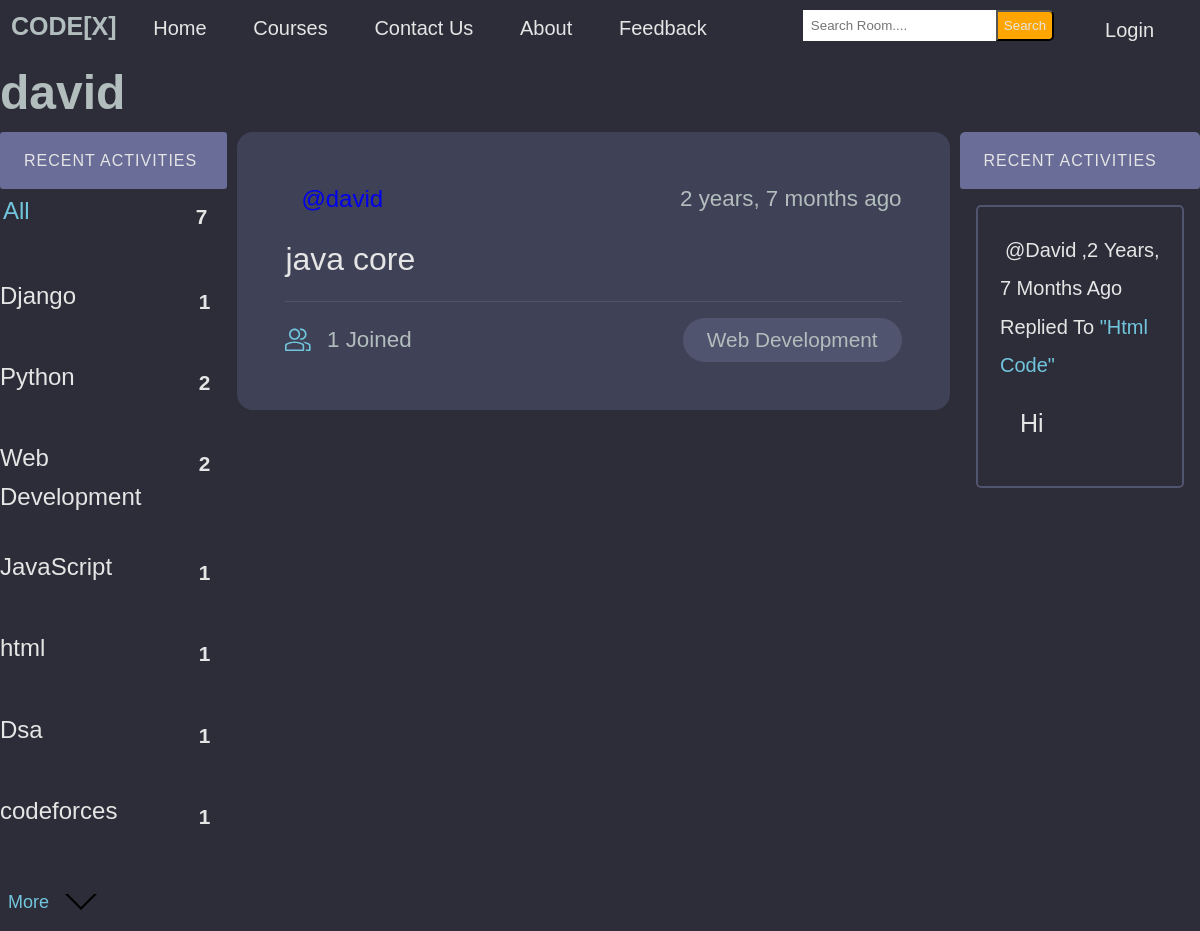
The page /profile/2 on the database its author committed.
### base/models.py (models this page shows, shortened)
class Topic(models.Model):
    name = models.CharField(max_length=200)

class Room(models.Model):
    host =  models.ForeignKey(User, on_delete=models.SET_NULL,null=True)
    topic = models.ForeignKey(Topic, on_delete=models.SET_NULL,null=True)
    name =  models.CharField(max_length= 200)
    description = models.TextField(null= True, blank= True)
    participants= models.ManyToManyField(User, related_name='participants', blank=True)
    updated= models.DateTimeField(auto_now= True)
    created= models.DateTimeField(auto_now_add=True)
    class Meta:
        ordering = ['-updated','-created']
    def __str__(self):
        return self.name

class Message(models.Model):
    user= models.ForeignKey(User, on_delete=models.CASCADE)
    room = models.ForeignKey(Room, on_delete=models.CASCADE)
    body = models.TextField()
    updated= models.DateTimeField(auto_now= True)
    created = models.DateTimeField(auto_now_add=True)
    def __str__(self):
        return self.body[0:50]

### base/views.py (the view)
# urls.py: path('profile/<str:pk>',views.userProfile,name="user-profile"),
def userProfile(request, pk):
    user= User.objects.get(id=pk)
    rooms= user.room_set.all()
    room_message= user.message_set.all()
    topics= Topic.objects.all()
    context= {'user': user, 'rooms': rooms, 'room_message': room_message, 'topics': topics }
    return render(request, 'base/profile.html', context )

### base/templates/base/profile.html (shortened to what this page needs)
{% extends 'main.html' %}
{% block content %}
<h1>{{ user.username }}</h1>
<div class="profile-container">
    <div>
        {% include 'base/topics_component.html' %}
    </div>
    <div>
        {% include 'base/feed_component.html' %}
    </div>
    <div>
        {% include 'base/activity_component.html' %}
    </div>
</div>
{% endblock content %}

### base/templates/base/topics_component.html (shortened to what this page needs)
<div class="topics-container">
    <div class="activities__header">
        <h2> Recent Activities </h2>
    </div>
    <ul class="topics__list">
        <li>
            <a href="{% url 'home' %}" class="active">All<span>{{topics.count}}</span></a>
        </li>
        {% for topic in topics %}
            <li>
                <a href="{% url 'home' %}?q={{topic.name}}">{{topic.name}}<span>{{topic.room_set.all.count}}</span></a>
            </li>
        {% endfor %}
    </ul>
    <a class="btn btn--link" href="{% url 'course' %}">More
        <svg version="1.1" xmlns="http://www.w3.org/2000/svg" width="32" height="32" viewBox="0 0 32 32">
            <title>chevron-down</title>
            <path d="M16 21l-13-13h-3l16 16 16-16h-3l-13 13z"></path>
        </svg>
    </a>
</div>

### base/templates/base/feed_component.html (shortened to what this page needs)
{% for room in rooms %}
<div class="roomListRoom">
    <div class="roomListRoom__header">
        <a href="{% url 'user-profile' room.host.id %}" class="roomListRoom__author">
            <span>@{{room.host.username}}</span>
        </a>
        <div class="roomListRoom__actions">
            <span>{{room.created|timesince}} ago</span>
        </div>
    </div>
    <div class="roomListRoom__content">
        <a href="{% url 'room' room.id %}">{{room.name}}</a>
    </div>
    <div class="roomListRoom__meta">
        <a href="{% url 'room' room.id %}" class="roomListRoom__joined">
            {{room.participants.all.count}} Joined
        </a>
        <p class="roomListRoom__topic">{{room.topic.name}}</p>
    </div>
</div>
{% endfor %}

### base/templates/base/activity_component.html (shortened to what this page needs)
<div class="activities">
    <div class="activities__header">
        <h2> Recent Activities </h2>
    </div>
    {% for message in room_message %}
        <div class="activities__box">
            <div>
                <small class="m_e_s"><a class="message-user" href="{% url 'user-profile' message.user.id %}">@{{ message.user }}</a>,{{message.created|timesince}} ago replied to </small>
                <small class="mess-room">"{{message.room}}"</small>
                <p class="user-message">{{message}}</p>
            </div>
        </div>
    {% endfor %}
</div>

### templates/main.html (style rules this page uses)
:root { --color-main: #71c6dd; --color-main-light: #e1f6fb; --color-dark: #3f4156; --color-dark-medium: #51546e; --color-dark-light: #696d97; --color-light: #e5e5e5; --color-gray: #8b8b8b; --color-light-gray: #b2bdbd; --color-bg: #2d2d39; --color-success: #5dd693; --color-error: #fc4b0b; }
* { padding: 0; margin: 0; text-decoration: none; list-style-type: none; box-sizing: border-box; font-family: 'Nunito', sans-serif }
body { color: var(--color-light-gray); background-color: var(--color-bg); line-height: 1.6; font-weight: 400; font-size: 1.5rem; min-height: 100vh; }

### base/templates/base/profile.html (style rules this page uses)
.profile-container { display: grid; grid-template-columns: 1fr 3fr 1fr; }

### base/templates/base/topics_component.html (style rules this page uses)
:root { --color-main: #71c6dd; --color-main-light: #e1f6fb; --color-dark: #3f4156; --color-dark-medium: #51546e; --color-dark-light: #696d97; --color-light: #e5e5e5; --color-gray: #8b8b8b; --color-light-gray: #b2bdbd; --color-bg: #2d2d39; --color-success: #5dd693; --color-error: #fc4b0b; }
.topics-container { margin-right: 10px; }
.topics__list { list-style: none; }
.topics__list li a { display: flex; justify-content: space-between; margin-bottom: 2rem; font-weight: 500; color: var( --color-light); transition: all 0.3s ease-in-out; }
.topics__list li a.active, .topics__list li a:hover { color: var(--color-main); border-radius: 3px; padding: 3px 3px; }
.topics__list li a span { padding: 0.5rem 1rem; color: var( --color-light); border-radius: 3px; font-size: 1.3rem; font-weight: 700; letter-spacing: 1px; }
.btn { background-color: transparent; border: none; display: inline-flex; align-items: center; gap: 1rem; cursor: pointer; transition: all ease-in-out 0.3s; border-radius: 3px; box-shadow: 1px 1px 3px 1px rgba(0, 0, 0, 0.15); padding:8px 10px; font-size: 18px; margin-top: 10px; margin-bottom: 10px; margin-left: 5px; }
.btn--link { border-radius: 3px; padding: 3px; color: var(--color-main); box-shadow: none; }
.activities__header h2 { background-color: var(--color-dark-light); text-transform: uppercase; font-weight: 500; padding: 1rem 1.5rem; color: var(--color-light); letter-spacing: 1px; font-size: 1rem; border-radius: 3px; }

### base/templates/base/feed_component.html (style rules this page uses)
:root { --color-main: #71c6dd; --color-main-light: #e1f6fb; --color-dark: #3f4156; --color-dark-medium: #51546e; --color-dark-light: #696d97; --color-light: #e5e5e5; --color-gray: #8b8b8b; --color-light-gray: #b2bdbd; --color-bg: #2d2d39; --color-success: #5dd693; --color-error: #fc4b0b; }
.roomListRoom__actions { display: flex; align-items: flex-start; gap: 1rem; position: relative; }
.roomListRoom__actions span { font-size: 1.4rem; font-weight: 500; }
.roomListRoom__content { margin: 1rem 0; }
.roomListRoom__content a { font-size: 2rem; font-weight: 500; margin-bottom: 1.5rem; color: var(--color-light); transition: all 0.3s ease-in-out; }
.roomListRoom__meta { border-top: 1px solid var(--color-dark-medium); padding-top: 1rem; display: flex; align-items: center; justify-content: space-between; }
.roomListRoom__joined { color: var(--color-light-gray); display: flex; align-items: center; gap: 1rem; font-size: 1.4rem; font-weight: 500; }
.roomListRoom__joined svg { fill: var(--color-main); width: 1.6rem; height: 1.6rem; }
.roomListRoom__topic { padding: 5px 1.5rem; background-color: var(--color-dark-medium); border-radius: 5rem; font-weight: 500; font-size: 1.3rem; }
.roomListRoom__header { display: flex; justify-content: space-between; align-items: center; }
.roomListRoom { margin-bottom: 2.4rem; background-color: var(--color-dark); border-radius: 1rem; padding: 3rem; }
.roomListRoom__author { font-weight: 500; display: flex; align-items: center; gap: 1rem; }

### rows shown on the page
Topic: name "Django", room_set.all.count "1"
Topic: name "Python", room_set.all.count "2"
Topic: name "Web Development", room_set.all.count "2"
Topic: name "JavaScript", room_set.all.count "1"
Topic: name "html", room_set.all.count "1"
Topic: name "Dsa", room_set.all.count "1"
Topic: name "codeforces", room_set.all.count "1"
Room: host.username "david", created "2 years, 7 months", name "java core", participants.all.count "1", topic.name "Web Development"
Message: user "David", created "2 Years, 7 Months", room "Html Code", body "Hi"

### other values the page prints
{{ user.username }} "david"
{{ topics.count }} "7"
